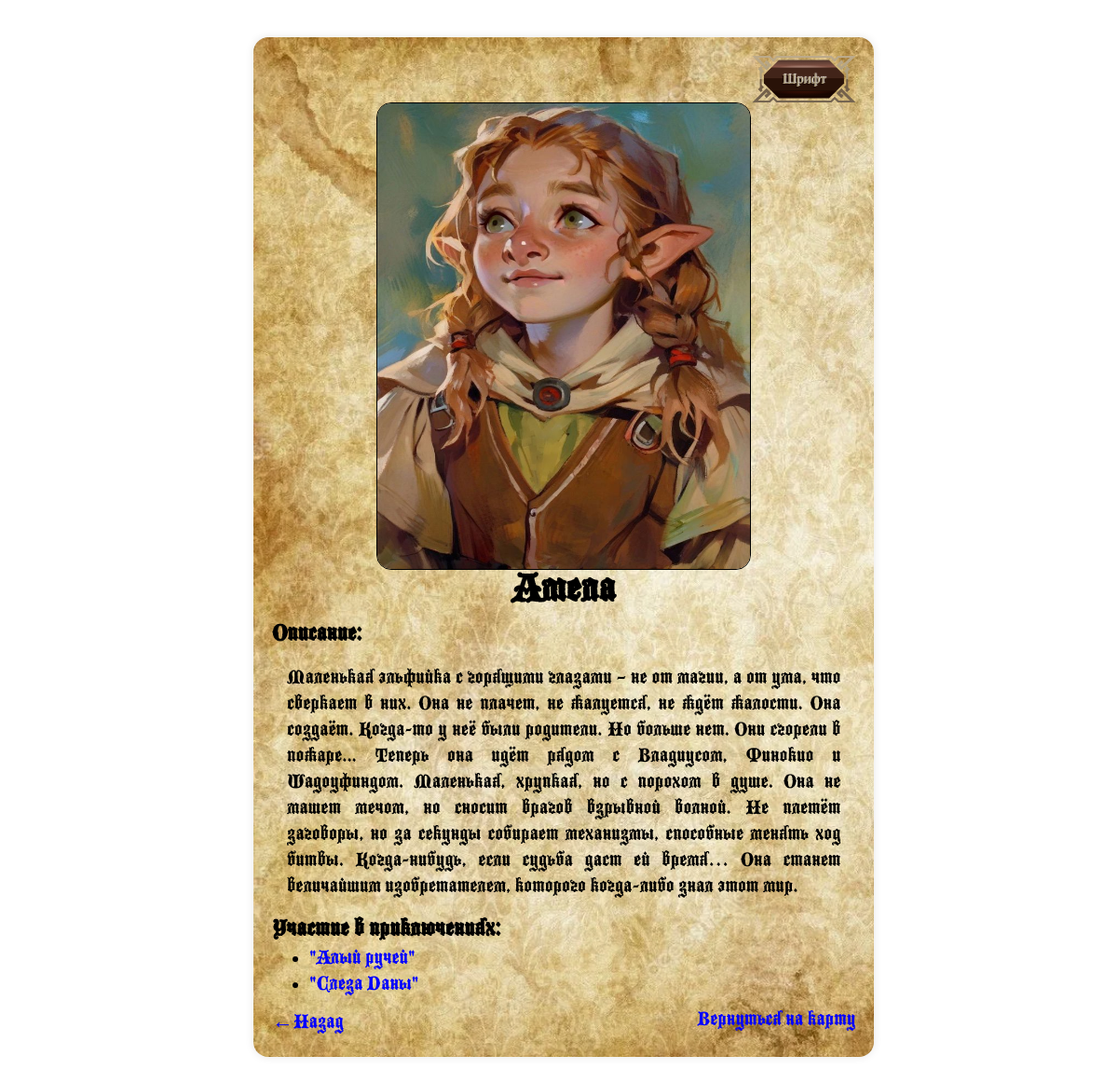
The page /npc/amela/ (signed in) on the database its author committed.
### map/models.py (models this page shows, shortened)
class NPC(models.Model):
    image = models.ImageField(upload_to='npc_picks/',blank=True)
    name = models.CharField(max_length=50)
    description = models.TextField()
    slug = models.SlugField(blank=True)
    class Meta:
        ordering = ["name"]
        verbose_name = "НПС"
        verbose_name_plural = "НПСи"

class Dnd_adventure(models.Model):
    name = models.CharField(max_length=100,verbose_name='Название приключения')
    number = models.DecimalField(verbose_name='Номер приключения',blank=True,null=True,max_digits=1000,decimal_places=1)
    slug = models.SlugField(null=True,blank=True)
    description = models.TextField(verbose_name='Описание приключения')
    heroes = models.ManyToManyField(to=Hero_m,blank=True,verbose_name='Учавствовашие герои')
    npcs = models.ManyToManyField(to=NPC,blank=True,verbose_name='Учавствовавшие NPCи')
    class Meta:
        ordering=['number']
        verbose_name = "Приключение"
        verbose_name_plural = "Приключения"

### Hero/views.py (the view)
# urls.py: path('npc/<slug:npc_slug>/',about_npc_page,name='npc_page'),
@login_required
def about_npc_page(request,npc_slug):
    hero = Hero_m.objects.get(username=request.user.username)
    current_npc = NPC.objects.get(slug=npc_slug)
    advenures = Dnd_adventure.objects.filter(npcs=current_npc)
    flag = False
    if request.user.know_npc.filter(slug=npc_slug).exists():
        flag = True
    else:
        flag = False
    if request.user.is_superuser or flag:
        context = {
                'npc': current_npc,
                'advenures':advenures
                }
        return render(request,'Hero/about_npc.html',context=context)
    else:
        return render(request,'map/zaglushka.html')

### Hero/templates/Hero/about_npc.html
{% extends "map/base.html" %}
{% block mainsector %}
    {% if npc.image %}
            <div style="display: flex;justify-content: center;"><img src="{% if npc.image %} {{ npc.image.url }} {% endif %}" alt="Сафрон пытается добыть изображения,скоро они будут доступны" style="width: 400px; height: 500px;border: 1px solid;border-radius: 1rem;text-align: center;"></div>
            {% endif %}
            <h1>{{ npc.name }}</h1>
            <h3>Описание:</h3>
            <div class="description">{{ npc.description }}</div>
            <div class="cities">
                <h3>Участие в приключениях:</h3>
                <ul>
                    {% for adventure in advenures %}
                        <li><a href="{% url 'adventure_page' adventure.slug %}">{{ adventure.name }}</a></li>
                    {% empty %}
                        <li>NPC пока не учавствовал в приключениях</li>
                    {% endfor %}
                </ul>
            </div>
{% endblock mainsector %}

### rows shown on the page
NPC: image (picture), name "Амела", description "Маленькая эльфийка с горящими глазами – не от магии, а от ума, что сверкает в них. Она не плачет, не жалуется, не ждёт жалости. Она создаёт. Когда-то у неё были родители. Но больше нет. Они сгорели в пожаре... Теперь она идёт рядом с Владиусом, Финокио и Шадоуфиндом. Маленькая, хрупкая, но с порохом в душе. Она не машет мечом, но сносит врагов взрывной волной. Не плетёт заговоры, но за секунды собирает механизмы, способные менять ход битвы. Когда-нибудь, если судьба даст ей время… Она станет величайшим изобретателем, которого когда-либо знал этот мир."
Dnd_adventure: name "\"Алый ручей\""
Dnd_adventure: name "\"Cлеза Даны\""
